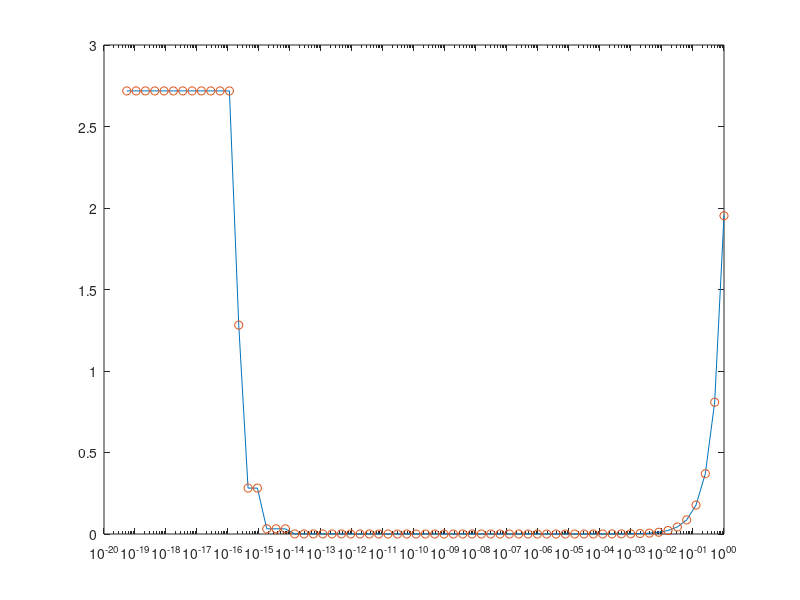
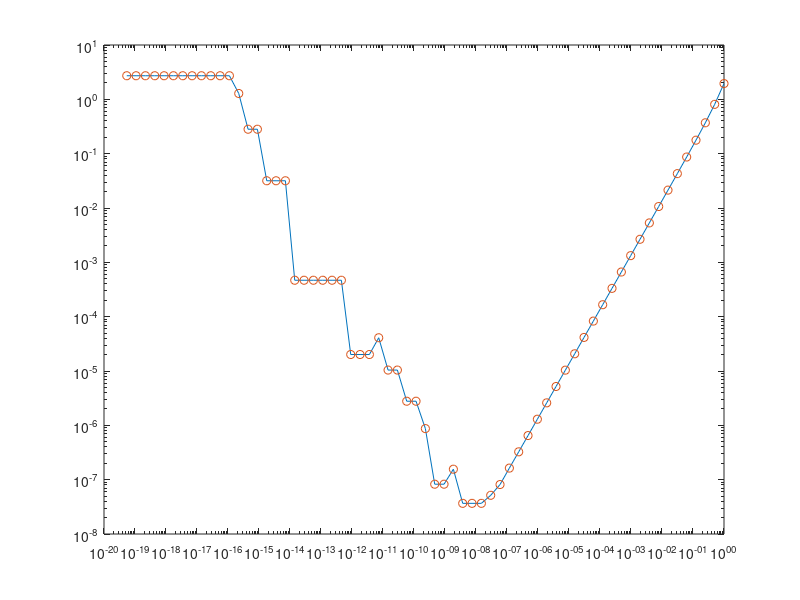

These charts were generated, in order, by the following MATLAB code:
% Code that shows the convergence of first order FD methods for f(x) = e^x.
% Two plots - one that shows the error for different values of h. The other
% that shows the error on a log log plot.

exact_value = exp(1);
h = zeros(1,65);
error = zeros(1,65);
for j=1:65
    h(j) = 1/2^(j-1);
    computed_value = (exp(1+h(j)) - exp(1))/h(j);
    error(j) = abs(computed_value - exact_value);
end

figure(1);
semilogx(h,error,h,error, 'o'); 

figure(2);
loglog(h,error,h,error,'o');